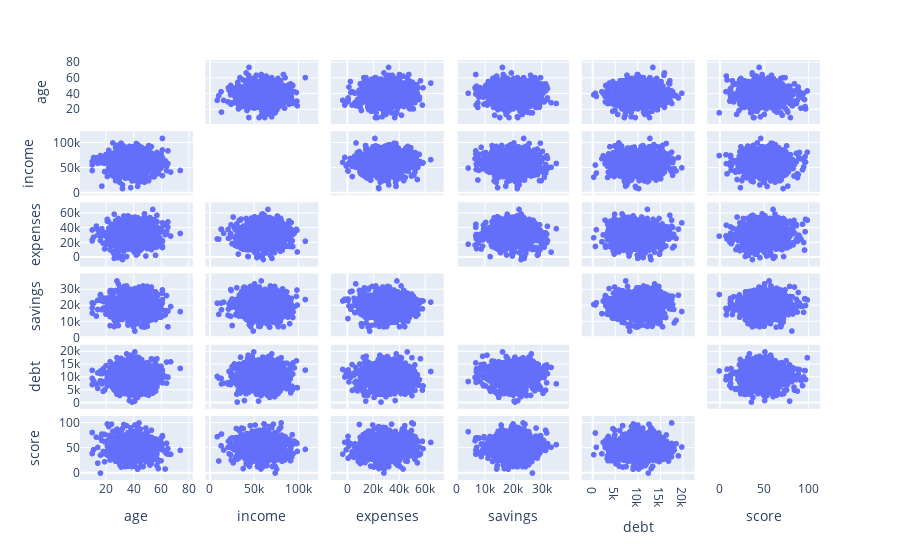

Source (notebook cell):
### Code cell
import numpy as np
import pandas as pd
import matplotlib.pyplot as plt
import seaborn as sns
import plotly.express as px


sns.set(style="whitegrid")


np.random.seed(42)


n_samples = 100000
data = {
    'age': np.random.normal(loc=40, scale=10, size=n_samples).astype(int),
    'income': np.random.normal(loc=60000, scale=15000, size=n_samples),
    'expenses': np.random.normal(loc=30000, scale=10000, size=n_samples),
    'savings': np.random.normal(loc=20000, scale=5000, size=n_samples),
    'debt': np.random.normal(loc=10000, scale=3000, size=n_samples),
    'score': np.random.normal(loc=50, scale=15, size=n_samples)
}

df = pd.DataFrame(data)


print(df.describe())


df.hist(bins=30, figsize=(15, 10), layout=(3, 2))
plt.suptitle('Distribution of Variables')
plt.show()


plt.figure(figsize=(15, 10))
for i, column in enumerate(df.columns, 1):
    plt.subplot(3, 2, i)
    sns.kdeplot(df[column], shade=True)
    plt.title(f'Distribution of {column}')
plt.tight_layout()
plt.show()


plt.figure(figsize=(15, 10))
for i, column in enumerate(df.columns, 1):
    plt.subplot(3, 2, i)
    sns.boxplot(x=df[column])
    plt.title(f'Boxplot of {column}')
plt.tight_layout()
plt.show()


corr_matrix = df.corr()


plt.figure(figsize=(10, 8))
sns.heatmap(corr_matrix, annot=True, cmap='coolwarm', vmin=-1, vmax=1)
plt.title('Correlation Matrix')
plt.show()


sns.pairplot(df.sample(1000))  
plt.show()


fig = px.scatter_matrix(df.sample(1000))
fig.update_traces(diagonal_visible=False)
fig.show()

### Figure 1 — Plotly figure (JSON) as saved in the notebook; plotly's stock layout.template omitted (floating-point values rounded to 4 significant figures; data arrays with more than 128 entries replaced by an {"elided": "..."} marker saying what was removed)
{"data": [{"diagonal": {"visible": false}, "dimensions": [{"axis": {"matches": true}, "label": "age", "values": {"elided": "1000 int values"}}, {"axis": {"matches": true}, "label": "income", "values": {"elided": "1000 float values"}}, {"axis": {"matches": true}, "label": "expenses", "values": {"elided": "1000 float values"}}, {"axis": {"matches": true}, "label": "savings", "values": {"elided": "1000 float values"}}, {"axis": {"matches": true}, "label": "debt", "values": {"elided": "1000 float values"}}, {"axis": {"matches": true}, "label": "score", "values": {"elided": "1000 float values"}}], "hovertemplate": "%{xaxis.title.text}=%{x}<br>%{yaxis.title.text}=%{y}<extra></extra>", "legendgroup": "", "marker": {"color": "#636efa", "symbol": "circle"}, "name": "", "showlegend": false, "type": "splom"}], "layout": {"dragmode": "select", "legend": {"tracegroupgap": 0}, "margin": {"t": 60}}}
